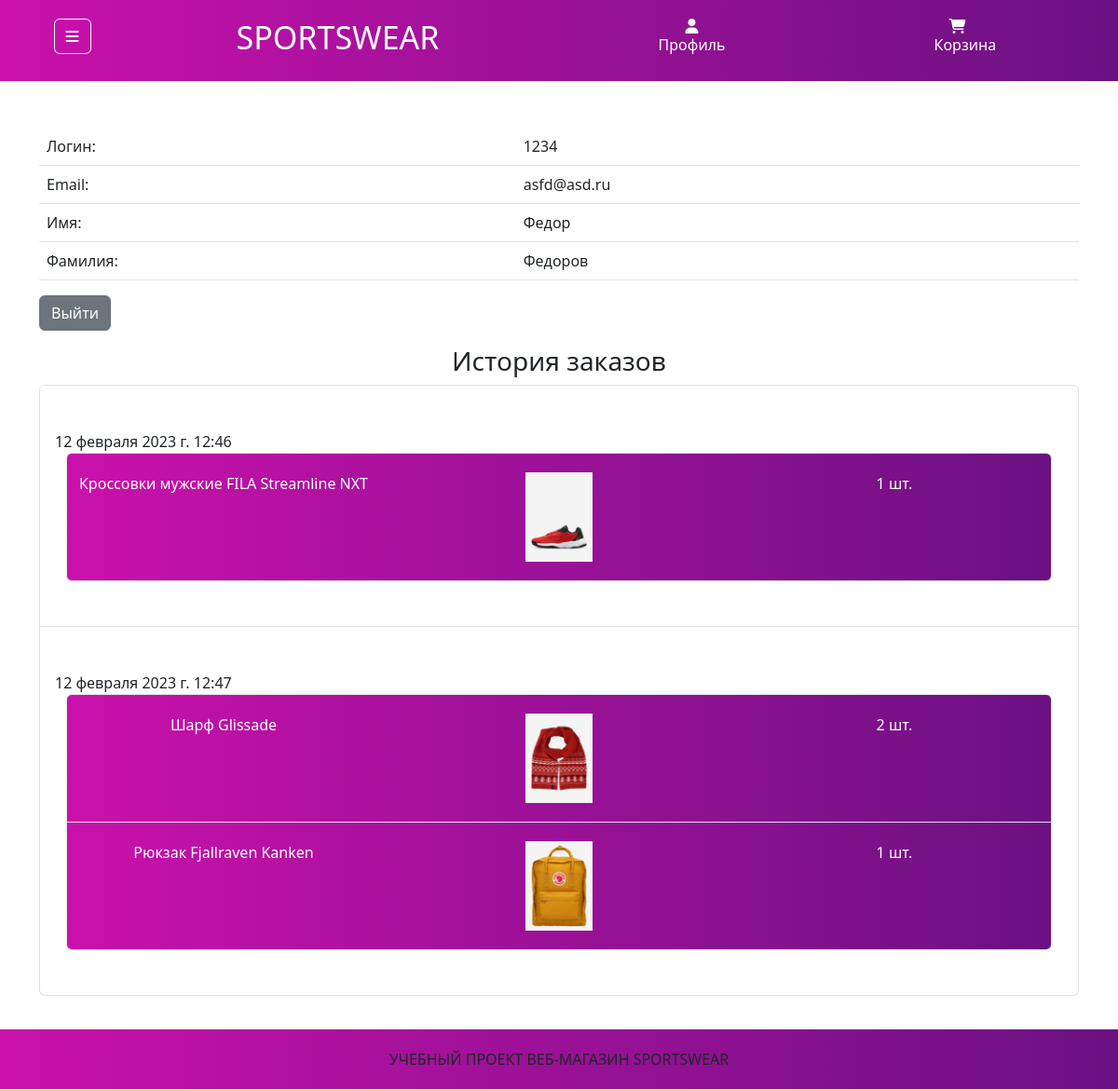
Screenshot of /account/2 (signed in) with the database file from the repository.
### store_app/models.py (models this page shows)
class Order(models.Model):
    customer = models.ForeignKey(User, on_delete=models.CASCADE)
    time_create = models.DateTimeField(auto_now_add=True)

class ProductOrder(models.Model):
    product = models.ForeignKey('Product', on_delete=models.DO_NOTHING)
    order = models.ForeignKey('Order', on_delete=models.CASCADE)
    amount = models.IntegerField()

class Product(models.Model):
    product_name = models.CharField(max_length=255)
    price = models.DecimalField(max_digits=10, decimal_places=2)
    brand = models.ForeignKey('Brand', on_delete=models.PROTECT)
    category = models.ForeignKey('Category', on_delete=models.PROTECT)
    photo = models.ImageField(upload_to='photos/%Y/%m/%d/')
    def __str__(self):
        return self.product_name

### store_app/views.py (the view)
# urls.py: path('account/<int:user_id>', account_user, name='account'),
def account_user(request, user_id):
    orders = Order.objects.filter(customer_id=user_id)
    product_order = ProductOrder.objects.filter(order__in=orders)
    context = {
        'title': 'Личный кабинет',
        'orders': orders,
        'product_order': product_order,
        'categories': Category.objects.all(),
        'num_products': len(Cart(request)),
    }
    return render(request, 'store_app/personal_account.html', context=context)

### store_app/cart.py (called while the page is built)
    def __len__(self):
        return sum(i['quantity'] for i in self.cart.values())

### store_app/models.py (called while the page is built)
    def get_absolute_url(self):
        return reverse('category', kwargs={'category_id': self.pk})

### store_app/templates/store_app/personal_account.html (shortened to what this page needs)
{% extends 'store_app/base.html' %}
{% block content %}
<div class="container">
    <div class="row">
        <div class="col">
            <table class="table">
                <tbody>
                  <tr>
                    <td>Логин:</td>
                    <td>{{ user.username }}</td>
                  </tr>
                  <tr>
                    <td>Email:</td>
                    <td>{{ user.email }}</td>
                  </tr>
                  <tr>
                    <td>Имя:</td>
                    <td>{{ user.first_name }}</td>
                  </tr>
                  <tr>
                    <td>Фамилия:</td>
                    <td>{{ user.last_name }}</td>
                  </tr>
                </tbody>
              </table>
            <p>
                <a href="{% url 'logout' %}"><button type="button" class="btn btn-secondary">Выйти</button></a>
            </p>
        </div>
    </div>
</div>
{% if orders %}
<div class="container">
    <div class="row">
        <div class="col-12">
            <h3 class="text-center">История заказов</h3>
            <ul class="list-group">
                {% for order in orders %}
                    <li class="list-group-item pt-5 pb-5">
                        <span>{{ order.time_create }}</span>
                        <div class="container">
                                    <ul class="list-group text-center">
                                        {% for ordr in product_order %}
                                        {% if ordr.order == order %}
                                            <li class="list-group-item my-color-gradient text-white">
                                                <div class="row">
                                                    <div class="col-4">{{ ordr.product }}</div>
                                                    <div class="col-4"><img src="{{ ordr.product.photo.url }}" alt="{{ ordr.product }}" class="img-in-cart"></div>
                                                    <div class="col-4">{{ ordr.amount }} шт.</div>
                                                </div>
                                            </li>
                                        {% endif %}
                                        {% endfor %}
                                    </ul>
                        </div>
                    </li>
                {% endfor %}
            </ul>
        </div>
    </div>
</div>
{% endif %}
{% endblock %}

### store_app/static/store_app/css/style.css (style rules this page uses)
:root { --color1: rgb(134, 17, 141) }
html, body { height: 100%; }
header, footer, .my-color-gradient { background: #ca11ab; background: -moz-linear-gradient(left, #ca11ab 0%, #6b1182 100%); background: -webkit-linear-gradient(left, #ca11ab 0%,#6b1182 100%); background: linear-gradient(to right, #ca11ab 0%,#6b1182 100%); filter: progid:DXImageTransform.Microsoft.gradient( startColorstr='#ca11ab', endColorstr='#6b1182',GradientType=1 ); padding: 20px 0; }
.img-in-cart { height: 6rem; }

### rows the page displays
Order: time_create "12 февраля 2023 г. 12:46"
ProductOrder: product "Кроссовки мужские FILA Streamline NXT", product.photo (picture), amount "1"
Order: time_create "12 февраля 2023 г. 12:47"
ProductOrder: product "Шарф Glissade", product.photo (picture), amount "2"
ProductOrder: product "Рюкзак Fjallraven Kanken", product.photo (picture), amount "1"

### other values shown
{{ user.username }} "1234"
{{ user.email }} "asfd@asd.ru"
{{ user.first_name }} "Федор"
{{ user.last_name }} "Федоров"
